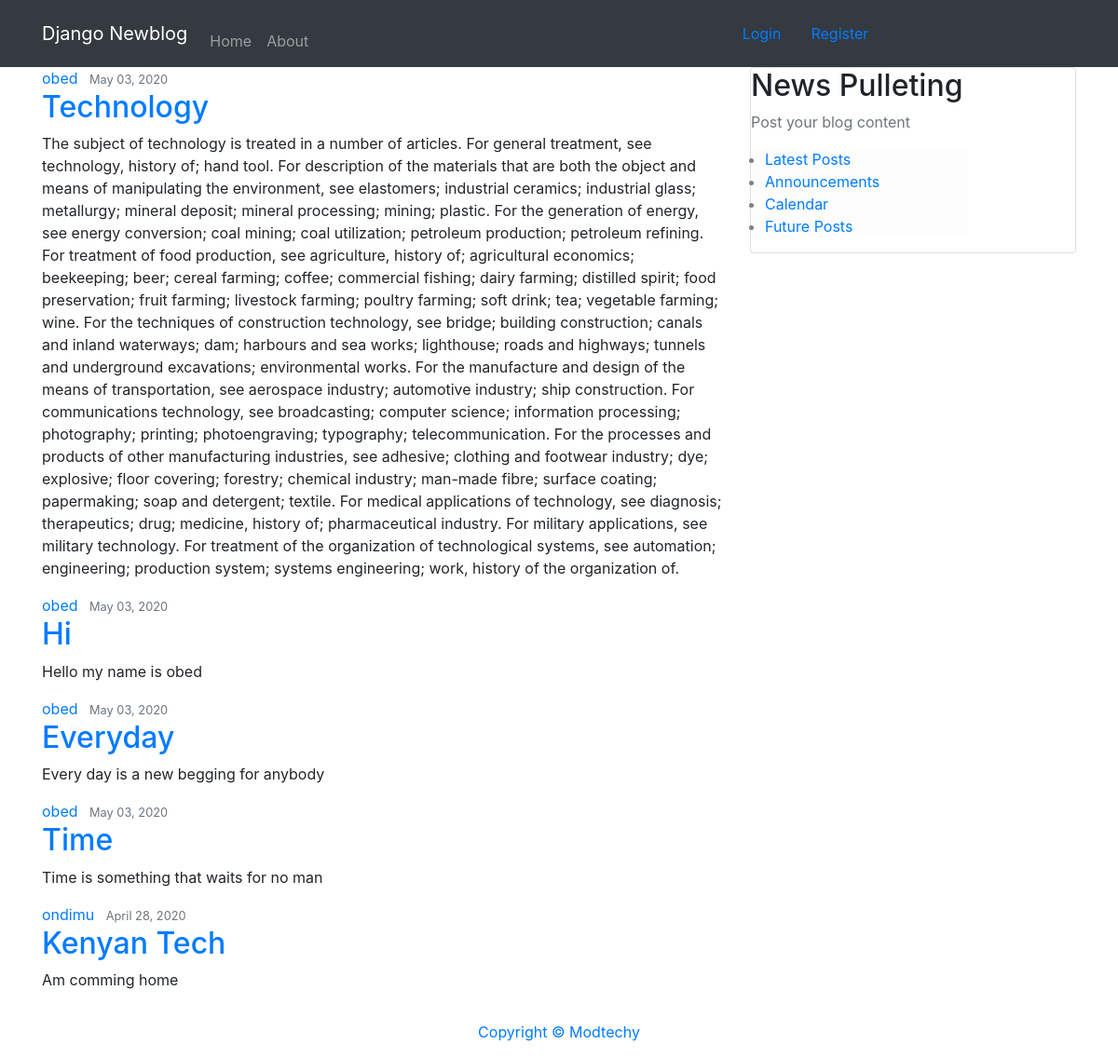
The page / on the database its author committed.
### newblog/models.py (models this page shows, shortened)
class Post(models.Model):
	title = models.CharField(max_length=100)
	content = models.TextField()
	date_posted = models.DateTimeField(default=timezone.now)
	author = models.ForeignKey(User, on_delete= models.CASCADE)

### newblog/views.py (the view)
# urls.py: path('', PostListView.as_view(), name='newblog-home'),
class PostListView(ListView):
	model = Post
	template_name = 'newblog/home.html'
	context_object_name = 'posts'
	ordering = ['-date_posted']
	paginate_by = 5

### newblog/templates/newblog/home.html
{% extends "newblog/base.html" %}
{% block content %}
	 {% for post in posts %}
	  	<article class="media content-section">
	  		<div class="media-body">
	  			<div class="article-metadata">
	  				<a class="mr-2" href="#">{{ post.author}}</a>
	  				<small class="text-muted">{{ post.date_posted|date:"F d, Y" }}</small>
	  			</div>
	  			<h2><a class="article-title" href="#"> {{ post.title }}</a></h2>
	  			<p class="article-content">{{post.content}}</p>
	  		</div>
	  	</article>
	{% endfor %}
{% endblock  %}

### rows shown on the page
Post: author "obed", date_posted "May 03, 2020", title "Technology", content "The subject of technology is treated in a number of articles. For general treatment, see technology, history of; hand tool. For description of the materials that are both the object and means of manipulating the environment, see elastomers; industrial ceramics; industrial glass; metallurgy; mineral deposit; mineral processing; mining; plastic. For the generation of energy, see energy conversion; coal mining; coal utilization; petroleum production; petroleum refining. For treatment of food production, see agriculture, history of; agricultural economics; beekeeping; beer; cereal farming; coffee; commercial fishing; dairy farming; distilled spirit; food preservation; fruit farming; livestock…"
Post: author "obed", date_posted "May 03, 2020", title "Hi", content "Hello my name is obed"
Post: author "obed", date_posted "May 03, 2020", title "Everyday", content "Every day is a new begging for anybody"
Post: author "obed", date_posted "May 03, 2020", title "Time", content "Time is something that waits for no man"
Post: author "ondimu", date_posted "April 28, 2020", title "Kenyan Tech", content "Am comming home"
